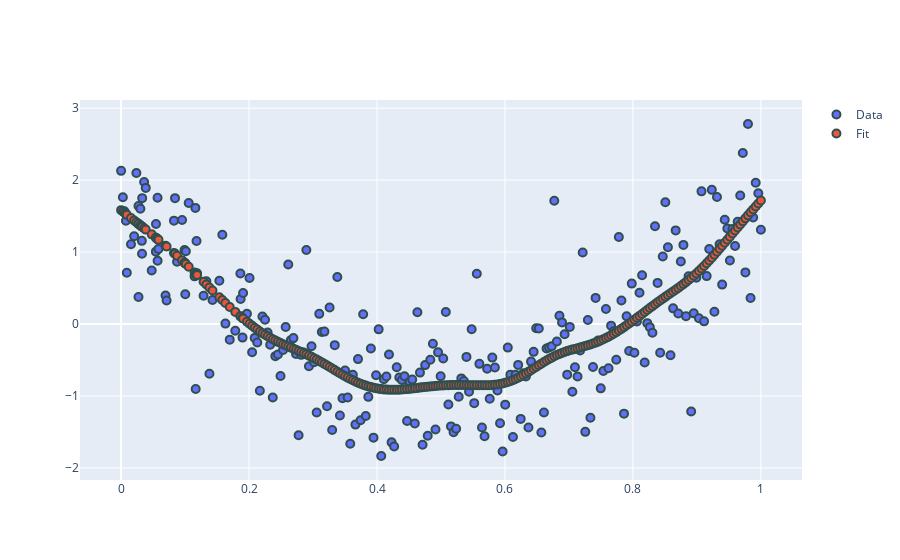

Notebook source saved alongside this figure:
### Markdown cell above
## 1D Test Case

### Code cell
# try CV on 1-d dataset

# generate data
np.random.seed(42)
x_dense = np.random.random(50) * 0.2
x_sparse = np.linspace(0.2,1,200)
x_dense.sort()
x=np.concatenate((x_dense, x_sparse))
x = (x - x.min()) / (x.max() - x.min())
n_samples = len(x)
x = x.reshape((len(x), 1))
y_true = -20*np.exp(-(x-0.5)**2) 
#y = y_true + np.random.random(len(x)).reshape((len(x), 1))
y = y_true + np.random.normal(size=len(x)).reshape((len(x), 1))

# try data standardization
y = ( y - y.mean()) / y.std()
x_ep = np.concatenate((np.linspace(-0.5,0,103), np.linspace(1, 1.5, 103)))
y_ep_true = -20*np.exp(-(x_ep-0.5)**2) + 0.1*np.random.randn(len(x_ep),1)

# generate parameter grid
m1 = (("s(1)", "valley", 35, (10, 0), "equidistant"),)
M1 = StarModel(description=m1)
y_pred = M1.fit(X=x, y=y.ravel(), plot_=True)
#M1.calc_GCV(X=x, y=y.ravel(), n_grid=2, p_min=1e-2, plot_=True)

### Figure 1 — Plotly figure (JSON) as saved in the notebook; plotly's stock layout.template omitted (floating-point values rounded to 4 significant figures; data arrays with more than 128 entries replaced by an {"elided": "..."} marker saying what was removed)
{"data": [{"marker": {"line": {"color": "DarkSlateGrey", "width": 2}, "size": 8}, "mode": "markers", "name": "Data", "type": "scatter", "x": {"elided": "250 float values"}, "y": {"elided": "250 float values"}}, {"marker": {"line": {"color": "DarkSlateGrey", "width": 2}, "size": 8}, "mode": "markers", "name": "Fit", "type": "scatter", "x": {"elided": "250 float values"}, "y": {"elided": "250 float values"}}], "layout": {"autosize": true, "xaxis": {"autorange": true, "range": [-0.05938, 1.059], "type": "linear"}, "yaxis": {"autorange": true, "range": [-2.201, 3.147], "type": "linear"}}}
